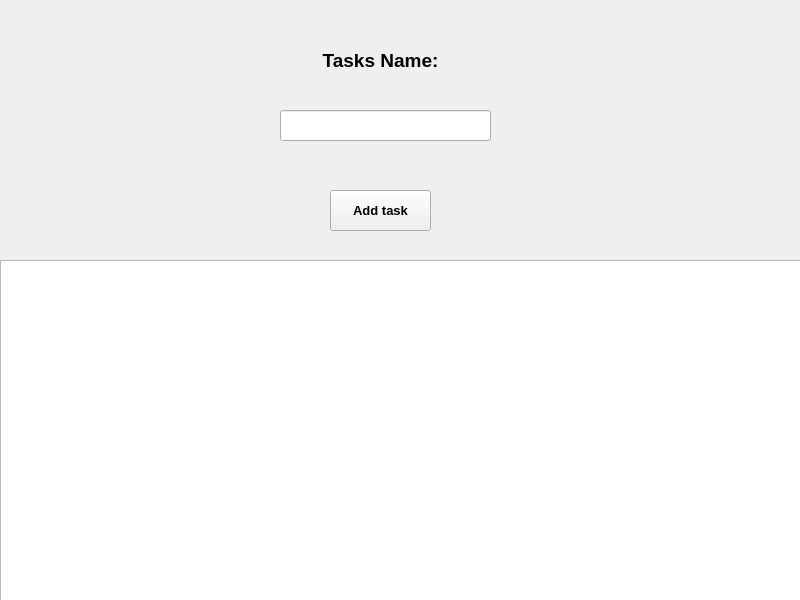
<?xml version="1.0" encoding="UTF-8"?>
<ui version="4.0">
 <class>MainWindow</class>
 <widget class="QMainWindow" name="MainWindow">
  <property name="geometry">
   <rect>
    <x>0</x>
    <y>0</y>
    <width>800</width>
    <height>600</height>
   </rect>
  </property>
  <property name="font">
   <font>
    <pointsize>10</pointsize>
    <weight>75</weight>
    <bold>true</bold>
   </font>
  </property>
  <property name="windowTitle">
   <string>MainWindow</string>
  </property>
  <widget class="QWidget" name="centralwidget">
   <widget class="QLabel" name="task_lable">
    <property name="geometry">
     <rect>
      <x>300</x>
      <y>30</y>
      <width>161</width>
      <height>61</height>
     </rect>
    </property>
    <property name="font">
     <font>
      <pointsize>14</pointsize>
      <weight>75</weight>
      <bold>true</bold>
     </font>
    </property>
    <property name="text">
     <string>Tasks Name:</string>
    </property>
    <property name="alignment">
     <set>Qt::AlignCenter</set>
    </property>
   </widget>
   <widget class="QLineEdit" name="tsk_name">
    <property name="geometry">
     <rect>
      <x>280</x>
      <y>110</y>
      <width>211</width>
      <height>31</height>
     </rect>
    </property>
    <property name="text">
     <string/>
    </property>
   </widget>
   <widget class="QPushButton" name="pushButton">
    <property name="geometry">
     <rect>
      <x>330</x>
      <y>190</y>
      <width>101</width>
      <height>41</height>
     </rect>
    </property>
    <property name="text">
     <string>Add task</string>
    </property>
   </widget>
   <widget class="QListWidget" name="listWidget">
    <property name="geometry">
     <rect>
      <x>0</x>
      <y>260</y>
      <width>801</width>
      <height>341</height>
     </rect>
    </property>
   </widget>
  </widget>
 </widget>
 <resources/>
 <connections/>
</ui>
